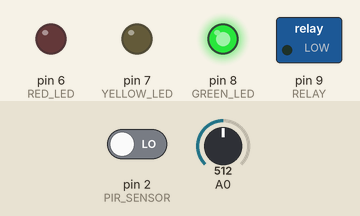
Recording of a sketch running on a simulated Arduino Uno, built with avr-gcc and run on an emulated ATmega328P. Shown: switched loads named in the sketch (green lamp = pin HIGH), output pins drawn as LEDs (lit = HIGH). Inputs (shaded band) come from the test bench; at power-on: pin 2 (PIR_SENSOR) LOW, A0 = 512.

Above: at 6.2 s.
6.3 s: pin 2 (PIR_SENSOR) driven HIGH
At 6.6 s:
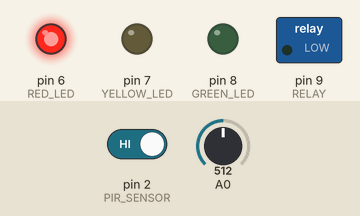
7.8 s: A0 set to 316
9.3 s: A0 set to 289
At 10.2 s:
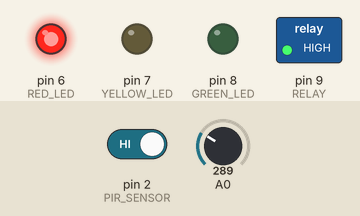
Timing chart, 0 to 12.3 s (numbered marks = the images above; inputs shaded):
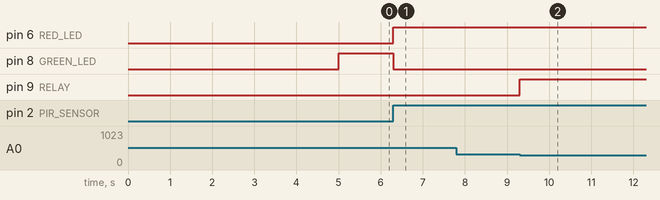

The sketch:

klo-ampel.ino
```cpp
/**
 * define all constant values
 */
#define RED_LED 6
#define YELLOW_LED 7
#define GREEN_LED 8
#define PIR_SENSOR 2
#define LIGHT_SENSOR A0
#define RELAY 9
#define STARTUP_DELAY 5000
#define DEBUG false


/**
 * 0 = all
 * 1 = green/blue
 * 2 = red/blue
 * 3 = red/green
 * 4 = red
 * 5 = yellow
 * 6 = green
 * 7 = none
 */
int ledPinsRed[]   = {1,0,1,1,1,0,0,0};
int ledPinsYellow[] = {1,1,0,1,0,1,0,0};
int ledPinsGreen[]  = {1,1,1,0,0,0,1,0};

int motionValue = 0;
int lightValue = 0;
int lightSetup = 6;
int oldLightSetup = 0;
int relayStatus = LOW;
int oldRelayStatus = LOW;

unsigned long lastTimeOfMotion = 0;
unsigned long timeSinceMotion = 0;
unsigned long timeToWait = 120000;

// the setup function runs once when you press reset or power the board
void setup() {
  // initialize digital pin 13 as an output.
  pinMode(RED_LED, OUTPUT);
  pinMode(YELLOW_LED, OUTPUT);
  pinMode(GREEN_LED, OUTPUT);
  pinMode(RELAY, OUTPUT);
  pinMode(PIR_SENSOR, INPUT);

  if(DEBUG == true) {
    Serial.begin(9600);
  }

  delay(STARTUP_DELAY);
}

void setLedColor(int ledSetup) {
  digitalWrite(RED_LED, ledPinsRed[ledSetup]);   // turn the LED on (HIGH is the voltage level)
  digitalWrite(YELLOW_LED, ledPinsYellow[ledSetup]);   // turn the LED on (HIGH is the voltage level)
  digitalWrite(GREEN_LED, ledPinsGreen[ledSetup]);   // turn the LED on (HIGH is the voltage level)
}

// the loop function runs over and over again forever
void loop() {

  motionValue = digitalRead(PIR_SENSOR);
  lightValue = analogRead(A0);

  if(motionValue == HIGH) {
    lastTimeOfMotion = millis();
    lightSetup = 4;
  }

  if(lightSetup == 4 && lightValue < 300) {
    lightSetup = 4;
    relayStatus = HIGH;
  }

  if(lastTimeOfMotion > 0) {
    timeSinceMotion = millis() - lastTimeOfMotion;

    if(timeSinceMotion > timeToWait) {
        lightSetup = 5;
        relayStatus = LOW;
    }

    if(timeSinceMotion > timeToWait * 2) {
      lightSetup = 6;
      timeSinceMotion = 0;
    }

  }

  if(lightSetup != oldLightSetup) {
    setLedColor(lightSetup);
    oldLightSetup = lightSetup;
  }

  if(relayStatus != oldRelayStatus) {
    digitalWrite(RELAY, relayStatus);
    oldRelayStatus = relayStatus;
  }

  delay(100);

  if(DEBUG == true) {
    Serial.println(motionValue);
    Serial.println(lightValue);
    Serial.println(timeSinceMotion);
    delay(100);
  }

}
```

Measured:
- the behaviour switches between 300 and 299 on A0 (found by bisection; images 1 and 2)
- after the input at 6.3 s, pin 6 (RED_LED): LOW → HIGH at once; pin 8 (GREEN_LED): HIGH → LOW at once
- after the input at 7.8 s, every drawn part: stays the same
- after the input at 9.3 s, pin 9 (RELAY): LOW → HIGH at once
